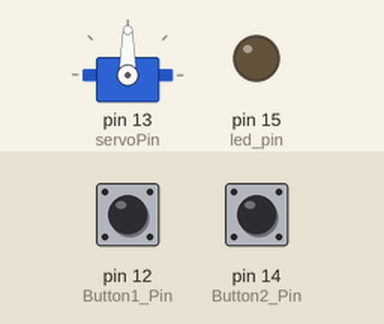
This sketch was run on a simulated Arduino Uno, built with avr-gcc and run on an emulated ATmega328P. Parts: servo, output pins drawn as LEDs (lit = HIGH). The test bench sets the inputs (shaded band); at power-on: pin 12 (Button1_Pin) LOW, pin 14 (Button2_Pin) LOW.

Above: at 1.2 s.
1.3 s: pin 12 (Button1_Pin) pulled HIGH for 0.15 s
At 2.2 s:
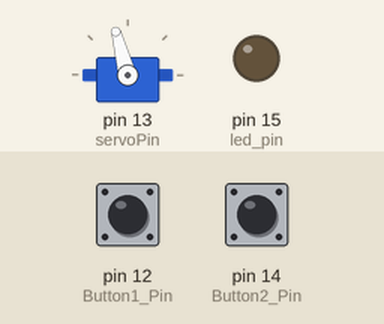
2.9 s: pin 14 (Button2_Pin) pulled HIGH for 1 s
At 4.8 s:
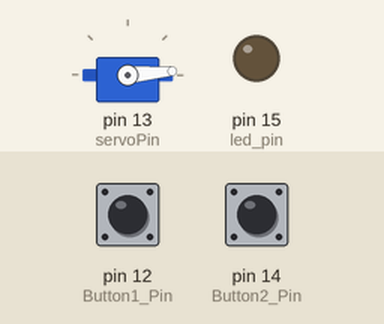
5.9 s: pin 14 (Button2_Pin) pulled HIGH for 0.15 s
At 6.5 s:
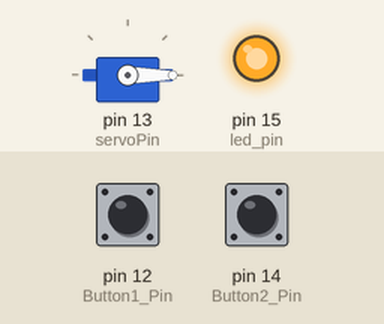
Timing chart, 0 to 8.9 s (numbered marks = the images above; inputs shaded):
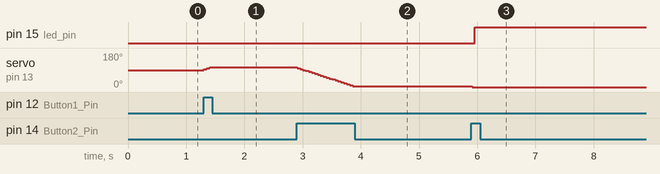

Measured:
- after the input at 1.3 s, servo on pin 13 (servoPin): 90° → 105° at once
- after the input at 2.9 s, servo on pin 13 (servoPin): moves from 105° to 5° over 0.95 s, starting at once
- after the input at 5.9 s, pin 15 (led_pin): LOW → HIGH after 0.06 s; servo on pin 13 (servoPin): 5° → 0° at once

The sketch:

wk42_servoGame.ino
```cpp
#include <Servo.h>  //匯入函式庫
Servo myservo;  // 建立伺服馬達控制

const int servoPin = 13;  //用常態變數設定pin腳位，與之前define方式差不多
int pos = 90; //角度初始在中間，設定為90度

const int Button1_Pin = 12, Button2_Pin = 14; //紀錄兩按鈕腳位
const int led_pin = 15;
bool btn1_Pressed = false, btn2_Pressed = false;  //紀錄兩按鈕按壓狀態

void setup() {
  Serial.begin(115200);//序列阜連線速率(鮑率)

  myservo.attach(servoPin);  // 將伺服馬達連接的GPIO pin連接伺服物件
  myservo.write(90);  //角度初始在中間，設定為90度

  pinMode(Button1_Pin, INPUT);
  pinMode(Button2_Pin, INPUT);
  pinMode(led_pin, OUTPUT);
}

void loop() {

  //Input 1
  if (digitalRead(Button1_Pin) == HIGH && btn1_Pressed == false) {
    btn1_Pressed = true;

  }
  else if (digitalRead(Button1_Pin) == LOW && btn1_Pressed == true) {
    btn1_Pressed = false;
  }

  //Input 2
  if (digitalRead(Button2_Pin) == HIGH && btn2_Pressed == false) {
    btn2_Pressed = true;

  }
  else if (digitalRead(Button2_Pin) == LOW && btn2_Pressed == true) {
    btn2_Pressed = false;
  }
  if (pos == 0 || pos == 180) {
    digitalWrite(led_pin, HIGH);
    if (btn1_Pressed && btn2_Pressed) {
      digitalWrite(led_pin, LOW);
      pos = 90;
      myservo.write(pos);
    }
    return;
  }
  if (btn1_Pressed)
    pos += 5; //角度加五度
  if (btn2_Pressed)
    pos -= 5; //角度減五度

  myservo.write(pos);
  delay(50);
}
```
